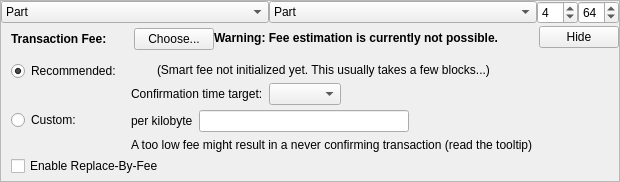
    <widget class="QFrame" name="frameFee">
     <property name="sizePolicy">
      <sizepolicy hsizetype="Expanding" vsizetype="Expanding">
       <horstretch>0</horstretch>
       <verstretch>0</verstretch>
      </sizepolicy>
     </property>
     <property name="maximumSize">
      <size>
       <width>16777215</width>
       <height>16777215</height>
      </size>
     </property>
     <property name="frameShape">
      <enum>QFrame::StyledPanel</enum>
     </property>
     <property name="frameShadow">
      <enum>QFrame::Sunken</enum>
     </property>
     <layout class="QVBoxLayout" name="verticalLayoutFee1">
      <property name="spacing">
       <number>0</number>
      </property>
      <property name="leftMargin">
       <number>0</number>
      </property>
      <property name="topMargin">
       <number>0</number>
      </property>
      <property name="rightMargin">
       <number>0</number>
      </property>
      <property name="bottomMargin">
       <number>0</number>
      </property>
      <item>
       <layout class="QHBoxLayout" name="horizontalLayout_3">
        <item>
         <widget class="QComboBox" name="cbxTypeFrom">
          <property name="toolTip">
           <string>Balance type to send from.</string>
          </property>
          <item>
           <property name="text">
            <string>Part</string>
           </property>
          </item>
          <item>
           <property name="text">
            <string>Blind</string>
           </property>
          </item>
          <item>
           <property name="text">
            <string>Anon</string>
           </property>
          </item>
         </widget>
        </item>
        <item>
         <widget class="QComboBox" name="cbxTypeTo">
          <property name="toolTip">
           <string>Balance type to send to.</string>
          </property>
          <item>
           <property name="text">
            <string>Part</string>
           </property>
          </item>
          <item>
           <property name="text">
            <string>Blind</string>
           </property>
          </item>
          <item>
           <property name="text">
            <string>Anon</string>
           </property>
          </item>
         </widget>
        </item>
        <item>
         <widget class="QSpinBox" name="spinRingSize">
          <property name="sizePolicy">
           <sizepolicy hsizetype="Fixed" vsizetype="Fixed">
            <horstretch>0</horstretch>
            <verstretch>0</verstretch>
           </sizepolicy>
          </property>
          <property name="minimum">
           <number>3</number>
          </property>
          <property name="maximum">
           <number>32</number>
          </property>
          <property name="value">
           <number>4</number>
          </property>
          <property name="toolTip">
           <string>Ring size for RCT txns.</string>
          </property>
         </widget>
        </item>
        <item>
         <widget class="QSpinBox" name="spinMaxInputs">
          <property name="sizePolicy">
           <sizepolicy hsizetype="Fixed" vsizetype="Fixed">
            <horstretch>0</horstretch>
            <verstretch>0</verstretch>
           </sizepolicy>
          </property>
          <property name="minimum">
           <number>1</number>
          </property>
          <property name="value">
           <number>64</number>
          </property>
          <property name="toolTip">
           <string>Inputs per RCT proof.</string>
          </property>
         </widget>
        </item>
       </layout>
      </item>
      <item>
       <layout class="QVBoxLayout" name="verticalLayoutFee2" stretch="0,0,0">
        <property name="spacing">
         <number>0</number>
        </property>
        <property name="leftMargin">
         <number>10</number>
        </property>
        <property name="topMargin">
         <number>0</number>
        </property>
        <item>
         <layout class="QHBoxLayout" name="horizontalLayoutFee1">
          <property name="bottomMargin">
           <number>0</number>
          </property>
          <item>
           <layout class="QVBoxLayout" name="verticalLayoutFee7">
            <property name="spacing">
             <number>0</number>
            </property>
            <item>
             <spacer name="verticalSpacerSmartFee">
              <property name="orientation">
               <enum>Qt::Vertical</enum>
              </property>
              <property name="sizeType">
               <enum>QSizePolicy::Fixed</enum>
              </property>
              <property name="sizeHint" stdset="0">
               <size>
                <width>1</width>
                <height>4</height>
               </size>
              </property>
             </spacer>
            </item>
            <item>
             <layout class="QHBoxLayout" name="horizontalLayoutSmartFee">
              <property name="spacing">
               <number>10</number>
              </property>
              <item>
               <widget class="QLabel" name="labelFeeHeadline">
                <property name="sizePolicy">
                 <sizepolicy hsizetype="Preferred" vsizetype="Maximum">
                  <horstretch>0</horstretch>
                  <verstretch>0</verstretch>
                 </sizepolicy>
                </property>
                <property name="font">
                 <font>
                  <weight>75</weight>
                  <bold>true</bold>
                 </font>
                </property>
                <property name="styleSheet">
                 <string notr="true">font-weight:bold;</string>
                </property>
                <property name="text">
                 <string>Transaction Fee:</string>
                </property>
               </widget>
              </item>
              <item>
               <widget class="QLabel" name="labelFeeMinimized">
                <property name="text">
                 <string/>
                </property>
               </widget>
              </item>
              <item>
               <widget class="QPushButton" name="buttonChooseFee">
                <property name="text">
                 <string>Choose...</string>
                </property>
               </widget>
              </item>
             </layout>
            </item>
            <item>
             <spacer name="verticalSpacer_5">
              <property name="orientation">
               <enum>Qt::Vertical</enum>
              </property>
              <property name="sizeHint" stdset="0">
               <size>
                <width>1</width>
                <height>1</height>
               </size>
              </property>
             </spacer>
            </item>
           </layout>
          </item>
          <item>
           <widget class="QLabel" name="fallbackFeeWarningLabel">
            <property name="toolTip">
             <string>Using the fallbackfee can result in sending a transaction that will take several hours or days (or never) to confirm. Consider choosing your fee manually or wait until you have validated the complete chain.</string>
            </property>
            <property name="font">
            <font>
                <weight>75</weight>
                <bold>true</bold>
            </font>
            </property>
            <property name="text">
             <string>Warning: Fee estimation is currently not possible.</string>
            </property>
            <property name="wordWrap">
             <bool>false</bool>
            </property>
           </widget>
          </item>
          <item>
           <spacer name="horizontalSpacer_4">
            <property name="orientation">
             <enum>Qt::Horizontal</enum>
            </property>
            <property name="sizeType">
             <enum>QSizePolicy::MinimumExpanding</enum>
            </property>
            <property name="sizeHint" stdset="0">
             <size>
              <width>40</width>
              <height>20</height>
             </size>
            </property>
           </spacer>
          </item>
          <item>
           <widget class="QPushButton" name="buttonMinimizeFee">
            <property name="toolTip">
             <string>collapse fee-settings</string>
            </property>
            <property name="text">
             <string>Hide</string>
            </property>
           </widget>
          </item>
         </layout>
        </item>
        <item>
         <widget class="QFrame" name="frameFeeSelection">
          <layout class="QVBoxLayout" name="verticalLayoutFee12">
           <property name="spacing">
            <number>0</number>
           </property>
           <property name="leftMargin">
            <number>0</number>
           </property>
           <property name="topMargin">
            <number>0</number>
           </property>
           <property name="rightMargin">
            <number>0</number>
           </property>
           <property name="bottomMargin">
            <number>0</number>
           </property>
           <item>
            <layout class="QGridLayout" name="gridLayoutFee">
             <property name="topMargin">
              <number>10</number>
             </property>
             <property name="bottomMargin">
              <number>4</number>
             </property>
             <property name="horizontalSpacing">
              <number>10</number>
             </property>
             <property name="verticalSpacing">
              <number>4</number>
             </property>
             <item row="1" column="1">
              <layout class="QVBoxLayout" name="verticalLayoutFee8">
               <property name="spacing">
                <number>6</number>
               </property>
               <item>
                <layout class="QHBoxLayout" name="horizontalLayoutFee13">
                 <item>
                  <widget class="QLabel" name="labelCustomPerKilobyte">
                   <property name="toolTip">
                    <string>Specify a custom fee per kB (1,000 bytes) of the transaction's virtual size.

Note:  Since the fee is calculated on a per-byte basis, a fee of "100 satoshis per kB" for a transaction size of 500 bytes (half of 1 kB) would ultimately yield a fee of only 50 satoshis.</string>
                   </property>
                   <property name="text">
                    <string>per kilobyte</string>
                   </property>
                  </widget>
                 </item>
                 <item>
                  <widget class="BitcoinAmountField" name="customFee"/>
                 </item>
                 <item>
                  <spacer name="horizontalSpacer_6">
                   <property name="orientation">
                    <enum>Qt::Horizontal</enum>
                   </property>
                   <property name="sizeHint" stdset="0">
                    <size>
                     <width>1</width>
                     <height>1</height>
                    </size>
                   </property>
                  </spacer>
                 </item>
                </layout>
               </item>
               <item>
                <layout class="QHBoxLayout" name="horizontalLayoutFee8">
                 <item>
                  <widget class="QLabel" name="labelCustomFeeWarning">
                   <property name="enabled">
                    <bool>true</bool>
                   </property>
                   <property name="toolTip">
                    <string>When there is less transaction volume than space in the blocks, miners as well as relaying nodes may enforce a minimum fee. Paying only this minimum fee is just fine, but be aware that this can result in a never confirming transaction once there is more demand for falcon transactions than the network can process.</string>
                   </property>
                   <property name="text">
                    <string>A too low fee might result in a never confirming transaction (read the tooltip)</string>
                   </property>
                  </widget>
                 </item>
                 <item>
                  <spacer name="horizontalSpacer_2">
                   <property name="orientation">
                    <enum>Qt::Horizontal</enum>
                   </property>
                   <property name="sizeHint" stdset="0">
                    <size>
                     <width>1</width>
                     <height>1</height>
                    </size>
                   </property>
                  </spacer>
                 </item>
                </layout>
               </item>
              </layout>
             </item>
             <item row="0" column="0">
              <layout class="QVBoxLayout" name="verticalLayoutFee4" stretch="0,1">
               <item>
                <widget class="QRadioButton" name="radioSmartFee">
                 <property name="text">
                  <string>Recommended:</string>
                 </property>
                 <property name="checked">
                  <bool>true</bool>
                 </property>
                 <attribute name="buttonGroup">
                  <string notr="true">groupFee</string>
                 </attribute>
                </widget>
               </item>
               <item>
                <spacer name="verticalSpacer_2">
                 <property name="orientation">
                  <enum>Qt::Vertical</enum>
                 </property>
                 <property name="sizeHint" stdset="0">
                  <size>
                   <width>1</width>
                   <height>1</height>
                  </size>
                 </property>
                </spacer>
               </item>
              </layout>
             </item>
             <item row="1" column="0">
              <layout class="QVBoxLayout" name="verticalLayoutFee9" stretch="0,1">
               <item>
                <widget class="QRadioButton" name="radioCustomFee">
                 <property name="text">
                  <string>Custom:</string>
                 </property>
                 <attribute name="buttonGroup">
                  <string notr="true">groupFee</string>
                 </attribute>
                </widget>
               </item>
               <item>
                <spacer name="verticalSpacer_6">
                 <property name="orientation">
                  <enum>Qt::Vertical</enum>
                 </property>
                 <property name="sizeHint" stdset="0">
                  <size>
                   <width>1</width>
                   <height>1</height>
                  </size>
                 </property>
                </spacer>
               </item>
              </layout>
             </item>
             <item row="0" column="1">
              <layout class="QVBoxLayout" name="verticalLayoutFee3" stretch="0,0,1">
               <property name="spacing">
                <number>6</number>
               </property>
               <property name="topMargin">
                <number>2</number>
               </property>
               <item>
                <layout class="QHBoxLayout" name="horizontalLayoutFee12">
                 <item>
                  <widget class="QLabel" name="labelSmartFee">
                   <property name="text">
                    <string/>
                   </property>
                  </widget>
                 </item>
                 <item>
                  <widget class="QLabel" name="labelFeeEstimation">
                   <property name="text">
                    <string/>
                   </property>
                  </widget>
                 </item>
                 <item>
                  <widget class="QLabel" name="labelSmartFee2">
                   <property name="text">
                    <string>(Smart fee not initialized yet. This usually takes a few blocks...)</string>
                   </property>
                  </widget>
                 </item>
                 <item>
                  <spacer name="horizontalSpacer_5">
                   <property name="orientation">
                    <enum>Qt::Horizontal</enum>
                   </property>
                   <property name="sizeHint" stdset="0">
                    <size>
                     <width>1</width>
                     <height>1</height>
                    </size>
                   </property>
                  </spacer>
                 </item>
                </layout>
               </item>
               <item>
                <layout class="QHBoxLayout" name="horizontalLayoutFee9">
                 <item>
                  <layout class="QVBoxLayout" name="verticalLayoutFee6">
                   <item>
                    <widget class="QLabel" name="labelSmartFee3">
                     <property name="text">
                      <string>Confirmation time target:</string>
                     </property>
                    </widget>
                   </item>
                  </layout>
                 </item>
                 <item>
                  <layout class="QVBoxLayout" name="verticalLayoutFee5">
                   <property name="rightMargin">
                    <number>30</number>
                   </property>
                   <item>
                    <layout class="QHBoxLayout" name="horizontalLayoutConfTarget">
                     <property name="bottomMargin">
                      <number>0</number>
                     </property>
                     <item>
                      <widget class="QComboBox" name="confTargetSelector"/>
                     </item>
                     <item>
                      <spacer name="horizontalSpacerConfTarget">
                       <property name="orientation">
                        <enum>Qt::Horizontal</enum>
                       </property>
                       <property name="sizeHint" stdset="0">
                        <size>
                         <width>40</width>
                         <height>20</height>
                        </size>
                       </property>
                      </spacer>
                     </item>
                    </layout>
                   </item>
                  </layout>
                 </item>
                </layout>
               </item>
               <item>
                <spacer name="verticalSpacer_4">
                 <property name="orientation">
                  <enum>Qt::Vertical</enum>
                 </property>
                 <property name="sizeHint" stdset="0">
                  <size>
                   <width>1</width>
                   <height>1</height>
                  </size>
                 </property>
                </spacer>
               </item>
              </layout>
             </item>
            </layout>
           </item>
           <item>
            <widget class="QCheckBox" name="optInRBF">
             <property name="text">
              <string>Enable Replace-By-Fee</string>
             </property>
             <property name="toolTip">
              <string>With Replace-By-Fee (BIP-125) you can increase a transaction's fee after it is sent. Without this, a higher fee may be recommended to compensate for increased transaction delay risk.</string>
             </property>
            </widget>
           </item>
          </layout>
         </widget>
        </item>
        <item>
         <spacer name="verticalSpacerFee">
          <property name="orientation">
           <enum>Qt::Vertical</enum>
          </property>
          <property name="sizeHint" stdset="0">
           <size>
            <width>40</width>
            <height>5</height>
           </size>
          </property>
         </spacer>
        </item>
       </layout>
      </item>
     </layout>
    </widget>
